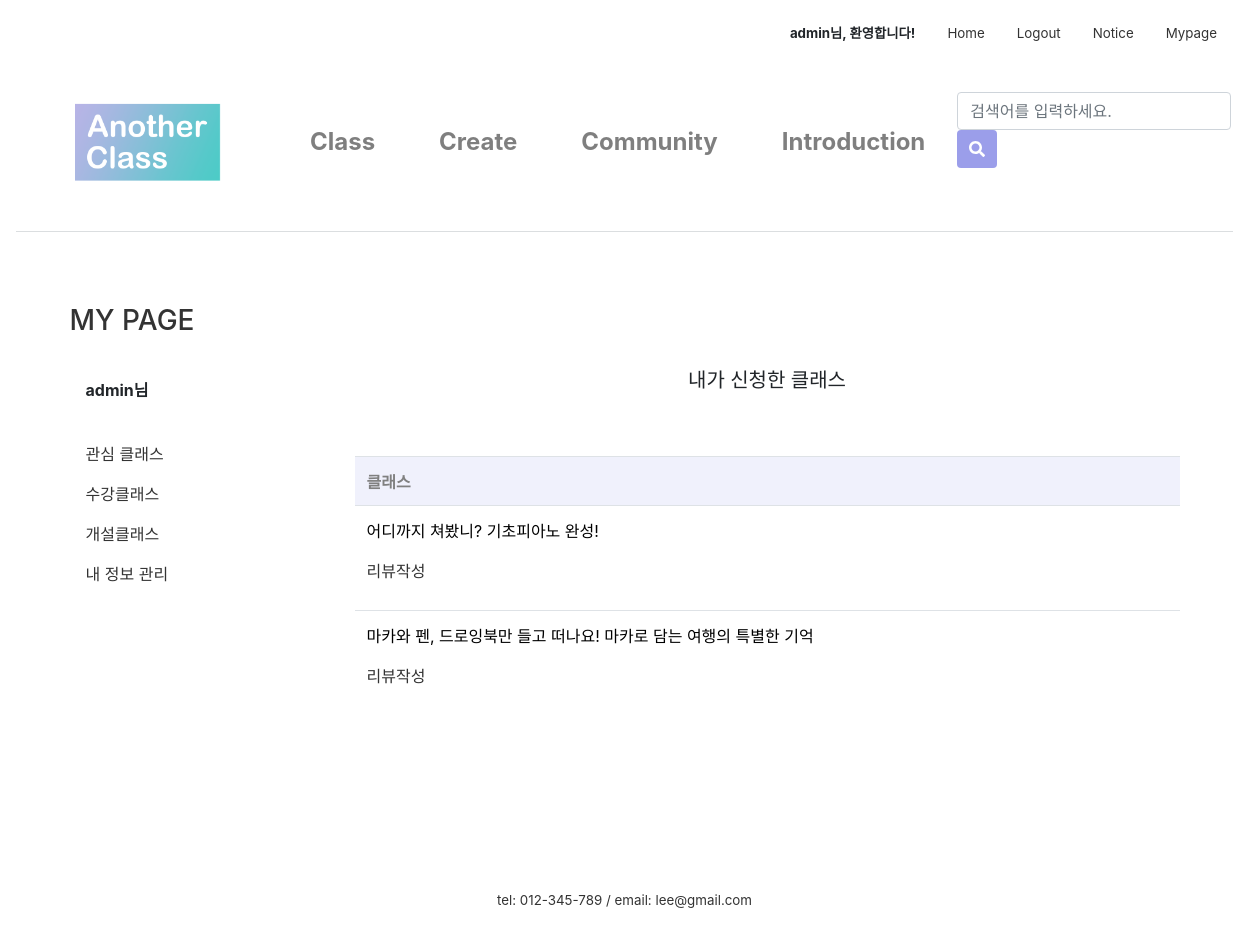
/mypage/myApply/ (signed in), run on an earlier commit of the app's database.
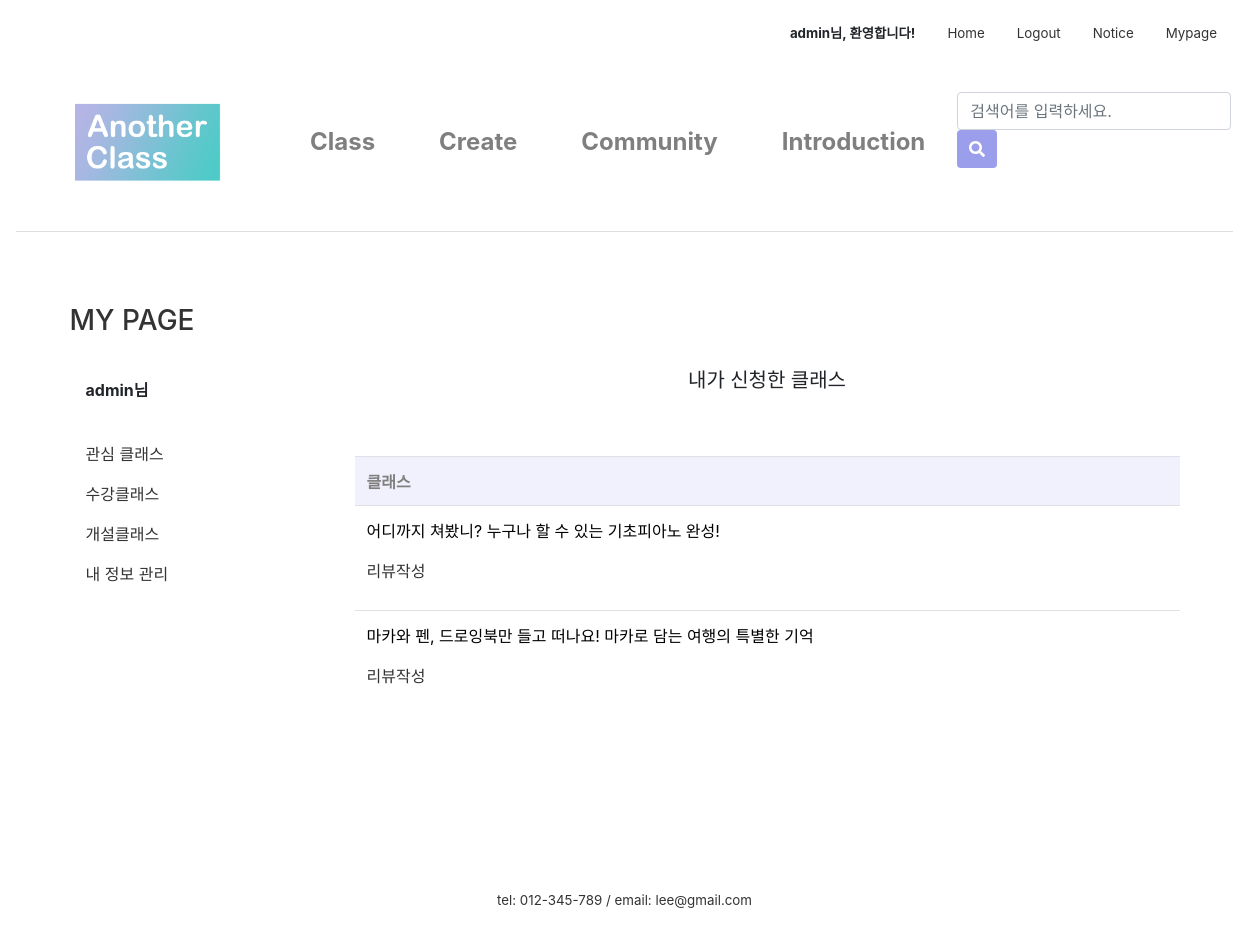
And on a later commit of the database.
### firstApp/models.py (models this page shows, shortened)
class Apply(models.Model):
    author = models.ForeignKey(settings.AUTH_USER_MODEL, on_delete=models.CASCADE, default=1)
    inClass = models.ForeignKey('firstApp.Class', on_delete=models.CASCADE, default=1, related_name='apply')
    date = models.ForeignKey('firstApp.ClassDate', on_delete=models.CASCADE, default=1, related_name='apply')
    name = models.CharField(max_length=10)
    number = models.CharField(max_length=13)
    text = RichTextUploadingField(default='')

class Class(models.Model):
    author = models.ForeignKey(settings.AUTH_USER_MODEL, on_delete=models.CASCADE, default=1)
    title = models.CharField(max_length=50)
    tutor = models.CharField(max_length=10)
    tutor_photo = ProcessedImageField(upload_to="tutor", processors=[ResizeToFill(300,300)], default='')
    tutor_insta = models.CharField(null=True, blank=True, max_length=50, default='')
    tutor_blog = models.CharField(null=True, blank=True, max_length=50, default='')
    tutor_youtube = models.CharField(null=True, blank=True, max_length=50, default='')
    category = models.ForeignKey('firstApp.Category', on_delete=models.CASCADE, default=1, related_name='category')
    area = models.ForeignKey('firstApp.Area', on_delete=models.CASCADE, default=1)
    photo = ProcessedImageField(upload_to="class", processors=[ResizeToFill(600,450)], default='')
    body = RichTextUploadingField(default='')
    tutor_body = RichTextUploadingField(default='')
    price = models.CharField(max_length=10)
    time = models.CharField(max_length=5)
    level = models.ForeignKey('firstApp.Level', on_delete=models.CASCADE, default=1, related_name='level')
    mode = models.ForeignKey('firstApp.Mode', on_delete=models.CASCADE, default=1, related_name='mode')
    in_min = models.PositiveIntegerField(null=True, blank=True, default='1')
    in_max = models.PositiveIntegerField(null=True, blank=True, default='1')
    like_user = models.ManyToManyField(settings.AUTH_USER_MODEL, related_name='like_class')
    like_count = models.PositiveIntegerField(default=0)
    def __str__(self):
        return self.title

### firstApp/views.py (the view)
# urls.py: path('mypage/myApply/', views.myApply, name='myApply'),
@login_required(login_url='/login/')
def myApply(request):
    applys = Apply.objects.filter(author=request.user)
    return render(request, 'firstApp/applylist.html', {'applys':applys})

### firstApp/templates/firstApp/applylist.html (shortened to what this page needs)
{% extends 'firstApp/base.html' %}
{% load static %}
{% block content %}
{% if user.is_active %}
<link href="{% static 'css/community.css' %}" rel="stylesheet">
<link href="{% static 'css/apply_detail.css' %}" rel="stylesheet">
<div class="container">
    <div class="row">
        <div class="col-sm-3">
            <div class="left-sidebar">
                <ul>
                    <li data-toggle="tab">
                        <a class="nounderline" href="{% url 'mypage' %}"><h3>MY PAGE</h3></a><br>
                        <a class="nav-link"><strong>{{user.username}}님</strong></a>
                        <br>
                    <li class="nav-item">
                        <a class="nav-link" href="/mypage/mylike">관심 클래스</a>
                    </li>
                    <li class="nav-item">
                        <a class="nav-link" href="/mypage/myApply">수강클래스</a>
                    </li>
                    <li class="nav-item">
                        <a class="nav-link" href="/mypage/myClass">개설클래스</a>
                    </li>
                    <li class="nav-item">
                        <a class="nav-link" href="">내 정보 관리</a>
                    </li>
                    </li>
                </ul>
            </div>
        </div>
        <div class="col-sm-9">
            <h5>내가 신청한 클래스</h5>
            <table class="table">
                <tr>
                    <th>클래스</th>
                </tr>
                {% for apply in applys %}
                <tr>
                    <td>
                        <p>
                            <a aria-controls="collapseExample" aria-expanded="false" data-toggle="collapse"
                               href="#{{apply.pk}}" class="a_underline">
                                {{apply.inClass}}
                            </a>
                            <div class="createreview">
                        <a href="{% url 'review' class_id=apply.inClass.pk %}"> 리뷰작성</a>
                    </div>
                        </p>
                    </td>
                </tr>
                {% endfor %}
            </table>
        </div>
    </div>
</div>
{% else %}
<script type="text/javascript">
    alert('잘못된 접근입니다. \n로그인을 해주세요.')
    window.location.href = '/login';
</script>
{% endif %}
{% endblock content %}

What changed in the data, as far as the page shows it:
changed through a linked row, Apply: inClass "어디까지 쳐봤니? 기초피아노 완성!" → "어디까지 쳐봤니? 누구나 할 수 있는 기초피아노 완성!"
